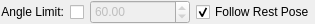
        <widget class="QWidget" name="behaviorWidget" native="true">
         <property name="sizePolicy">
          <sizepolicy hsizetype="Expanding" vsizetype="Fixed">
           <horstretch>0</horstretch>
           <verstretch>0</verstretch>
          </sizepolicy>
         </property>
         <property name="minimumSize">
          <size>
           <width>0</width>
           <height>24</height>
          </size>
         </property>
         <property name="maximumSize">
          <size>
           <width>16777215</width>
           <height>24</height>
          </size>
         </property>
         <layout class="QGridLayout" name="gridLayout">
          <property name="leftMargin">
           <number>0</number>
          </property>
          <property name="topMargin">
           <number>0</number>
          </property>
          <property name="rightMargin">
           <number>0</number>
          </property>
          <property name="bottomMargin">
           <number>0</number>
          </property>
          <item row="0" column="1">
           <widget class="QCheckBox" name="followRestPoseCheckBox">
            <property name="sizePolicy">
             <sizepolicy hsizetype="Expanding" vsizetype="Preferred">
              <horstretch>0</horstretch>
              <verstretch>0</verstretch>
             </sizepolicy>
            </property>
            <property name="toolTip">
             <string>When checked, the simulation follows the animated pose.</string>
            </property>
            <property name="text">
             <string>Follow Rest Pose</string>
            </property>
            <property name="checked">
             <bool>true</bool>
            </property>
           </widget>
          </item>
          <item row="0" column="0">
           <widget class="QWidget" name="angleLimitWidget" native="true">
            <property name="sizePolicy">
             <sizepolicy hsizetype="Expanding" vsizetype="Preferred">
              <horstretch>0</horstretch>
              <verstretch>0</verstretch>
             </sizepolicy>
            </property>
            <property name="toolTip">
             <string>Limits the rotation angle of dynamic bones.</string>
            </property>
            <layout class="QHBoxLayout" name="horizontalLayout_3">
             <property name="leftMargin">
              <number>0</number>
             </property>
             <property name="topMargin">
              <number>0</number>
             </property>
             <property name="rightMargin">
              <number>0</number>
             </property>
             <property name="bottomMargin">
              <number>0</number>
             </property>
             <item>
              <widget class="QLabel" name="angleLimitLabel">
               <property name="sizePolicy">
                <sizepolicy hsizetype="Fixed" vsizetype="Preferred">
                 <horstretch>0</horstretch>
                 <verstretch>0</verstretch>
                </sizepolicy>
               </property>
               <property name="minimumSize">
                <size>
                 <width>64</width>
                 <height>0</height>
                </size>
               </property>
               <property name="maximumSize">
                <size>
                 <width>64</width>
                 <height>16777215</height>
                </size>
               </property>
               <property name="toolTip">
                <string>Limits the rotation angles of the dynamic bones.</string>
               </property>
               <property name="text">
                <string>Angle Limit:</string>
               </property>
               <property name="alignment">
                <set>Qt::AlignRight|Qt::AlignTrailing|Qt::AlignVCenter</set>
               </property>
              </widget>
             </item>
             <item>
              <widget class="QCheckBox" name="angleLimitCheckBox">
               <property name="sizePolicy">
                <sizepolicy hsizetype="Fixed" vsizetype="Preferred">
                 <horstretch>0</horstretch>
                 <verstretch>0</verstretch>
                </sizepolicy>
               </property>
               <property name="toolTip">
                <string>Toggles the angle limit.</string>
               </property>
               <property name="whatsThis">
                <string>enableAngleLimit</string>
               </property>
               <property name="layoutDirection">
                <enum>Qt::RightToLeft</enum>
               </property>
               <property name="text">
                <string/>
               </property>
               <property name="checked">
                <bool>false</bool>
               </property>
              </widget>
             </item>
             <item>
              <widget class="QDoubleSpinBox" name="angleLimitSpinBox">
               <property name="enabled">
                <bool>false</bool>
               </property>
               <property name="sizePolicy">
                <sizepolicy hsizetype="Expanding" vsizetype="Preferred">
                 <horstretch>0</horstretch>
                 <verstretch>0</verstretch>
                </sizepolicy>
               </property>
               <property name="minimumSize">
                <size>
                 <width>100</width>
                 <height>0</height>
                </size>
               </property>
               <property name="toolTip">
                <string/>
               </property>
               <property name="whatsThis">
                <string>angleLimit</string>
               </property>
               <property name="maximum">
                <double>360.000000000000000</double>
               </property>
               <property name="value">
                <double>60.000000000000000</double>
               </property>
              </widget>
             </item>
            </layout>
           </widget>
          </item>
         </layout>
        </widget>
